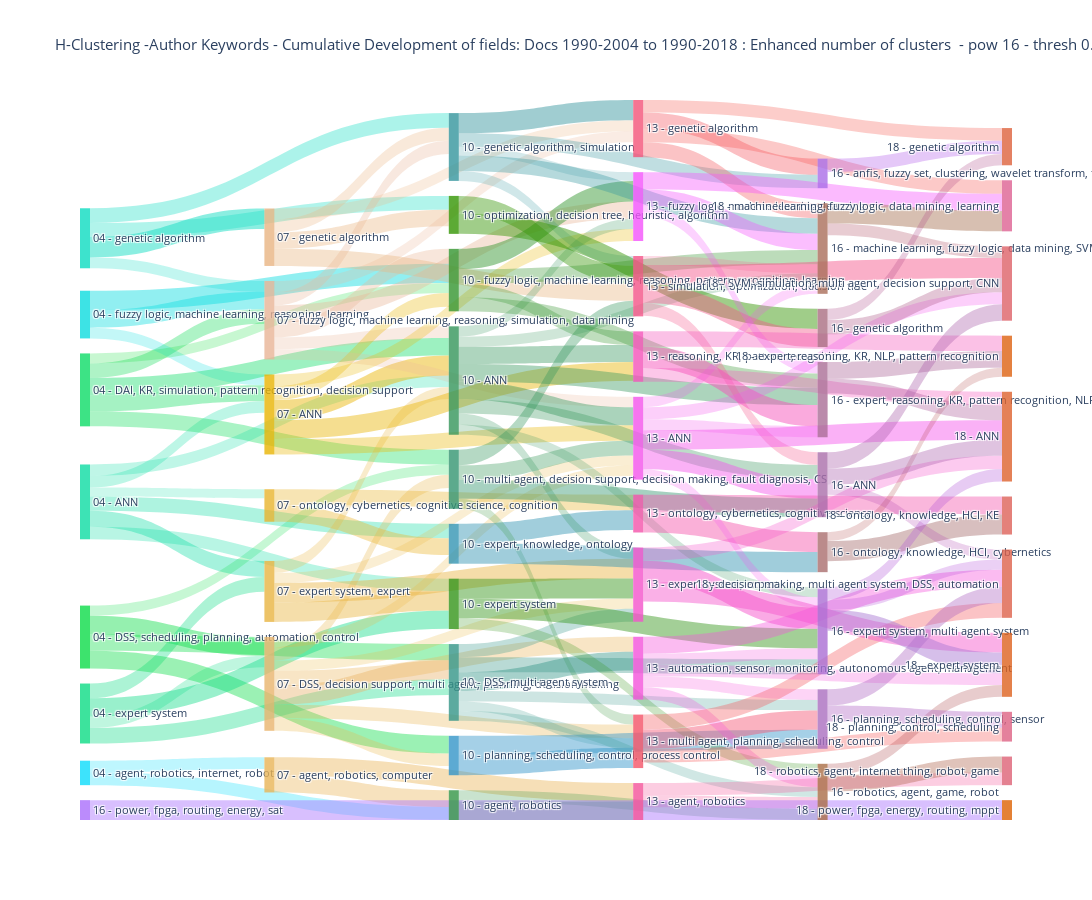

Notebook code for this chart:
### Markdown cell above
#### Draw

### Code cell
fig = go.Figure(data=[go.Sankey(
    node = dict(
      pad = 15,
      thickness = 10,
      line = dict(color = "black", width = 0),
      label = labels_all_new,
      color = colors_all #"blue"
    ),
    link = dict(
      source = similarity_source,# 1, 0, 2, 3, 3], # indices correspond to labels, eg A1, A2, A2, B1, ...
      target = similarity_target,# 3, 3, 4, 4, 5],
      value = similarity_value,# 4, 2, 8, 4, 2],
      color = final_colors_links #"grey"
  ))])

fig.update_layout(title_text="H-Clustering -"+data_type+" Development of fields: Docs 1990-2004 to "+last_period_start+"-2018 : Enhanced number of clusters  - pow "+str(power)+" - thresh "+str(link_strength_threshold), font_size=11)
fig.update_layout(
    autosize=False,
    width=1500,
    height=900)
fig.show()

### Figure 1 — Plotly figure (JSON) as saved in the notebook; plotly's stock layout.template omitted (floating-point values rounded to 4 significant figures; data arrays with more than 128 entries replaced by an {"elided": "..."} marker saying what was removed)
{"data": [{"link": {"color": {"elided": "151 str values"}, "source": {"elided": "151 int values"}, "target": {"elided": "151 int values"}, "value": {"elided": "151 float values"}}, "node": {"color": ["rgba(0.05078125, 0.86328125, 0.2854017857142857, 0.8)", "rgba(0.05078125, 0.86328125, 0.4028348214285714, 0.8)", "rgba(0.05078125, 0.86328125, 0.5202678571428572, 0.8)", "rgba(0.05078125, 0.86328125, 0.6377008928571428, 0.8)", "rgba(0.05078125, 0.86328125, 0.7551339285714286, 0.8)", "rgba(0.05078125, 0.86328125, 0.8725669642857143, 0.8)", "rgba(0.05078125, 0.86328125, 0.99, 0.8)", "rgba(0.9140625, 0.7109375, 0.59255859375, 0.8)", "rgba(0.9140625, 0.7109375, 0.5093359375, 0.8)", "rgba(0.9140625, 0.7109375, 0.42611328125000003, 0.8)", "rgba(0.9140625, 0.7109375, 0.342890625, 0.8)", "rgba(0.9140625, 0.7109375, 0.25966796875, 0.8)", "rgba(0.9140625, 0.7109375, 0.1764453125, 0.8)", "rgba(0.9140625, 0.7109375, 0.09322265625000004, 0.8)", "rgba(0.9140625, 0.7109375, 0.010000000000000009, 0.8)", "rgba(0.203125, 0.5859375, 0.7885, 0.8)", "rgba(0.203125, 0.5859375, 0.702, 0.8)", "rgba(0.203125, 0.5859375, 0.6155, 0.8)", "rgba(0.203125, 0.5859375, 0.529, 0.8)", "rgba(0.203125, 0.5859375, 0.4425, 0.8)", "rgba(0.203125, 0.5859375, 0.3560000000000001, 0.8)", "rgba(0.203125, 0.5859375, 0.2695000000000001, 0.8)", "rgba(0.203125, 0.5859375, 0.18300000000000005, 0.8)", "rgba(0.203125, 0.5859375, 0.09650000000000003, 0.8)", "rgba(0.203125, 0.5859375, 0.010000000000000009, 0.8)", "rgba(0.95703125, 0.32421875, 0.404859375, 0.8)", "rgba(0.95703125, 0.32421875, 0.469875, 0.8)", "rgba(0.95703125, 0.32421875, 0.534890625, 0.8)", "rgba(0.95703125, 0.32421875, 0.59990625, 0.8)", "rgba(0.95703125, 0.32421875, 0.664921875, 0.8)", "rgba(0.95703125, 0.32421875, 0.7299374999999999, 0.8)", "rgba(0.95703125, 0.32421875, 0.7949531249999999, 0.8)", "rgba(0.95703125, 0.32421875, 0.85996875, 0.8)", "rgba(0.95703125, 0.32421875, 0.924984375, 0.8)", "rgba(0.95703125, 0.32421875, 0.99, 0.8)", "rgba(0.66796875, 0.43359375, 0.27478125, 0.8)", "rgba(0.66796875, 0.43359375, 0.35425, 0.8)", "rgba(0.66796875, 0.43359375, 0.43371875000000004, 0.8)", "rgba(0.66796875, 0.43359375, 0.5131875, 0.8)", "rgba(0.66796875, 0.43359375, 0.59265625, 0.8)", "rgba(0.66796875, 0.43359375, 0.6721250000000001, 0.8)", "rgba(0.66796875, 0.43359375, 0.7515937500000001, 0.8)", "rgba(0.66796875, 0.43359375, 0.8310625, 0.8)", "rgba(0.66796875, 0.43359375, 0.91053125, 0.8)", "rgba(0.66796875, 0.43359375, 0.99, 0.8)", "rgba(0.87109375, 0.3828125, 0.5761931818181818, 0.8)", "rgba(0.87109375, 0.3828125, 0.5195738636363636, 0.8)", "rgba(0.87109375, 0.3828125, 0.46295454545454545, 0.8)", "rgba(0.87109375, 0.3828125, 0.4063352272727273, 0.8)", "rgba(0.87109375, 0.3828125, 0.3497159090909091, 0.8)", "rgba(0.87109375, 0.3828125, 0.2930965909090909, 0.8)", "rgba(0.87109375, 0.3828125, 0.23647727272727276, 0.8)", "rgba(0.87109375, 0.3828125, 0.17985795454545456, 0.8)", "rgba(0.87109375, 0.3828125, 0.12323863636363641, 0.8)", "rgba(0.87109375, 0.3828125, 0.06661931818181821, 0.8)", "rgba(0.87109375, 0.3828125, 0.010000000000000009, 0.8)"], "label": ["04 - DSS, scheduling, planning, automation, control", "04 - DAI, KR, simulation, pattern recognition, decision support", "04 - expert system", "04 - ANN", "04 - genetic algorithm", "04 - fuzzy logic, machine learning, reasoning, learning", "04 - agent, robotics, internet, robot", "07 - fuzzy logic, machine learning, reasoning, simulation, data mining", "07 - genetic algorithm", "07 - DSS, decision support, multi agent, planning, decision making", "07 - agent, robotics, computer", "07 - expert system, expert", "07 - ontology, cybernetics, cognitive science, cognition", "07 - power, time, routing", "07 - ANN", "10 - planning, scheduling, control, process control", "10 - expert, knowledge, ontology", "10 - genetic algorithm, simulation", "10 - DSS, multi agent system", "10 - multi agent, decision support, decision making, fault diagnosis, CS", "10 - ANN", "10 - agent, robotics", "10 - fuzzy logic, machine learning, reasoning, pattern recognition, learning", "10 - expert system", "10 - optimization, decision tree, heuristic, algorithm", "13 - multi agent, planning, scheduling, control", "13 - genetic algorithm", "13 - simulation, optimization, decision tree", "13 - agent, robotics", "13 - ontology, cybernetics, cognitive science", "13 - reasoning, KR, pattern recognition", "13 - expert system, expert", "13 - automation, sensor, monitoring, autonomous agent, management", "13 - ANN", "13 - fuzzy logic, machine learning, learning", "16 - robotics, agent, game, robot", "16 - machine learning, fuzzy logic, data mining, SVM, learning", "16 - ontology, knowledge, HCI, cybernetics", "16 - genetic algorithm", "16 - expert, reasoning, KR, pattern recognition, NLP", "16 - ANN", "16 - planning, scheduling, control, sensor", "16 - expert system, multi agent system", "16 - anfis, fuzzy set, clustering, wavelet transform, fuzzy", "16 - power, fpga, routing, energy, sat", "18 - machine learning, fuzzy logic, data mining, learning", "18 - planning, control, scheduling", "18 - robotics, agent, internet thing, robot, game", "18 - SVM, simulation, multi agent, decision support, CNN", "18 - ontology, knowledge, HCI, KE", "18 - decision making, multi agent system, DSS, automation", "18 - genetic algorithm", "18 - ANN", "18 - expert system", "18 - expert, reasoning, KR, NLP, pattern recognition", "18 - power, fpga, energy, routing, mppt"], "line": {"color": "black", "width": 0}, "pad": 15, "thickness": 10}, "type": "sankey"}], "layout": {"autosize": false, "font": {"size": 11}, "height": 900, "title": {"text": "H-Clustering -Author Keywords - Cumulative Development of fields: Docs 1990-2004 to 1990-2018 : Enhanced number of clusters  - pow 16 - thresh 0.41"}, "width": 1500}}
